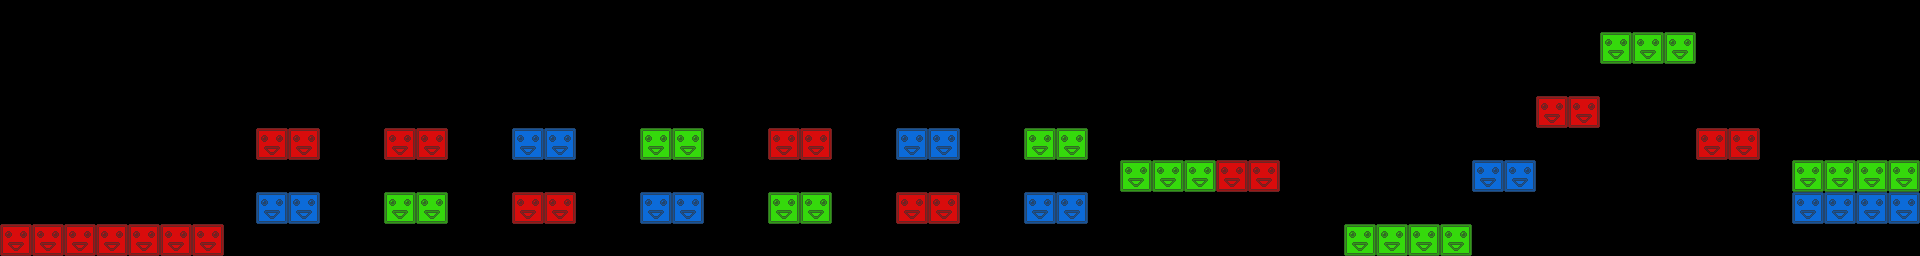

The image is a tile-based game level rendered from a .tmx file. Its description and complete source (layers, tilesets, objects, tile grids) follow:
An orthogonal 60x8 tile map with 32x32 px tiles, 1 tile layer (tiles) and 18 objects (16x crystal, 2x bomb).

<map version="1.0.0" orientation="orthogonal" renderorder="right-down" width="60" height="8" tilewidth="32" tileheight="32" nextobjectid="100">
 <tileset firstgid="1" name="blocks" tilewidth="32" tileheight="32" tilecount="3" columns="3">
  <image source="blocks.png" width="96" height="32" />
 </tileset>
 <layer name="tiles" width="60" height="8">
  <data encoding="csv">
0,0,0,0,0,0,0,0,0,0,0,0,0,0,0,0,0,0,0,0,0,0,0,0,0,0,0,0,0,0,0,0,0,0,0,0,0,0,0,0,0,0,0,0,0,0,0,0,0,0,0,0,0,0,0,0,0,0,0,0,
0,0,0,0,0,0,0,0,0,0,0,0,0,0,0,0,0,0,0,0,0,0,0,0,0,0,0,0,0,0,0,0,0,0,0,0,0,0,0,0,0,0,0,0,0,0,0,0,0,0,2,2,2,0,0,0,0,0,0,0,
0,0,0,0,0,0,0,0,0,0,0,0,0,0,0,0,0,0,0,0,0,0,0,0,0,0,0,0,0,0,0,0,0,0,0,0,0,0,0,0,0,0,0,0,0,0,0,0,0,0,0,0,0,0,0,0,0,0,0,0,
0,0,0,0,0,0,0,0,0,0,0,0,0,0,0,0,0,0,0,0,0,0,0,0,0,0,0,0,0,0,0,0,0,0,0,0,0,0,0,0,0,0,0,0,0,0,0,0,1,1,0,0,0,0,0,0,0,0,0,0,
0,0,0,0,0,0,0,0,1,1,0,0,1,1,0,0,3,3,0,0,2,2,0,0,1,1,0,0,3,3,0,0,2,2,0,0,0,0,0,0,0,0,0,0,0,0,0,0,0,0,0,0,0,1,1,0,0,0,0,0,
0,0,0,0,0,0,0,0,0,0,0,0,0,0,0,0,0,0,0,0,0,0,0,0,0,0,0,0,0,0,0,0,0,0,0,2,2,2,1,1,0,0,0,0,0,0,3,3,0,0,0,0,0,0,0,0,2,2,2,2,
0,0,0,0,0,0,0,0,3,3,0,0,2,2,0,0,1,1,0,0,3,3,0,0,2,2,0,0,1,1,0,0,3,3,0,0,0,0,0,0,0,0,0,0,0,0,0,0,0,0,0,0,0,0,0,0,3,3,3,3,
1,1,1,1,1,1,1,0,0,0,0,0,0,0,0,0,0,0,0,0,0,0,0,0,0,0,0,0,0,0,0,0,0,0,0,0,0,0,0,0,0,0,2,2,2,2,0,0,0,0,0,0,0,0,0,0,0,0,0,0
</data>
 </layer>
 <objectgroup name="objects">
  <object id="82" type="crystal" x="561" y="176">
   <ellipse />
  </object>
  <object id="83" type="crystal" x="1234" y="145">
   <ellipse />
  </object>
  <object id="84" type="crystal" x="1074" y="176">
   <ellipse />
  </object>
  <object id="85" type="crystal" x="1201" y="145">
   <ellipse />
  </object>
  <object id="86" type="crystal" x="657" y="175">
   <ellipse />
  </object>
  <object id="87" type="crystal" x="528" y="176">
   <ellipse />
  </object>
  <object id="88" type="crystal" x="785" y="176">
   <ellipse />
  </object>
  <object id="89" type="crystal" x="305" y="177">
   <ellipse />
  </object>
  <object id="90" type="crystal" x="272" y="177">
   <ellipse />
  </object>
  <object id="91" type="crystal" x="434" y="176">
   <ellipse />
  </object>
  <object id="92" type="crystal" x="946" y="175">
   <ellipse />
  </object>
  <object id="93" type="crystal" x="1041" y="176">
   <ellipse />
  </object>
  <object id="94" type="crystal" x="818" y="176">
   <ellipse />
  </object>
  <object id="95" type="crystal" x="401" y="176">
   <ellipse />
  </object>
  <object id="96" type="crystal" x="913" y="175">
   <ellipse />
  </object>
  <object id="97" type="crystal" x="690" y="175">
   <ellipse />
  </object>
  <object id="98" type="bomb" x="1873" y="146">
   <ellipse />
  </object>
  <object id="99" type="bomb" x="1902" y="146">
   <ellipse />
  </object>
 </objectgroup>
</map>
